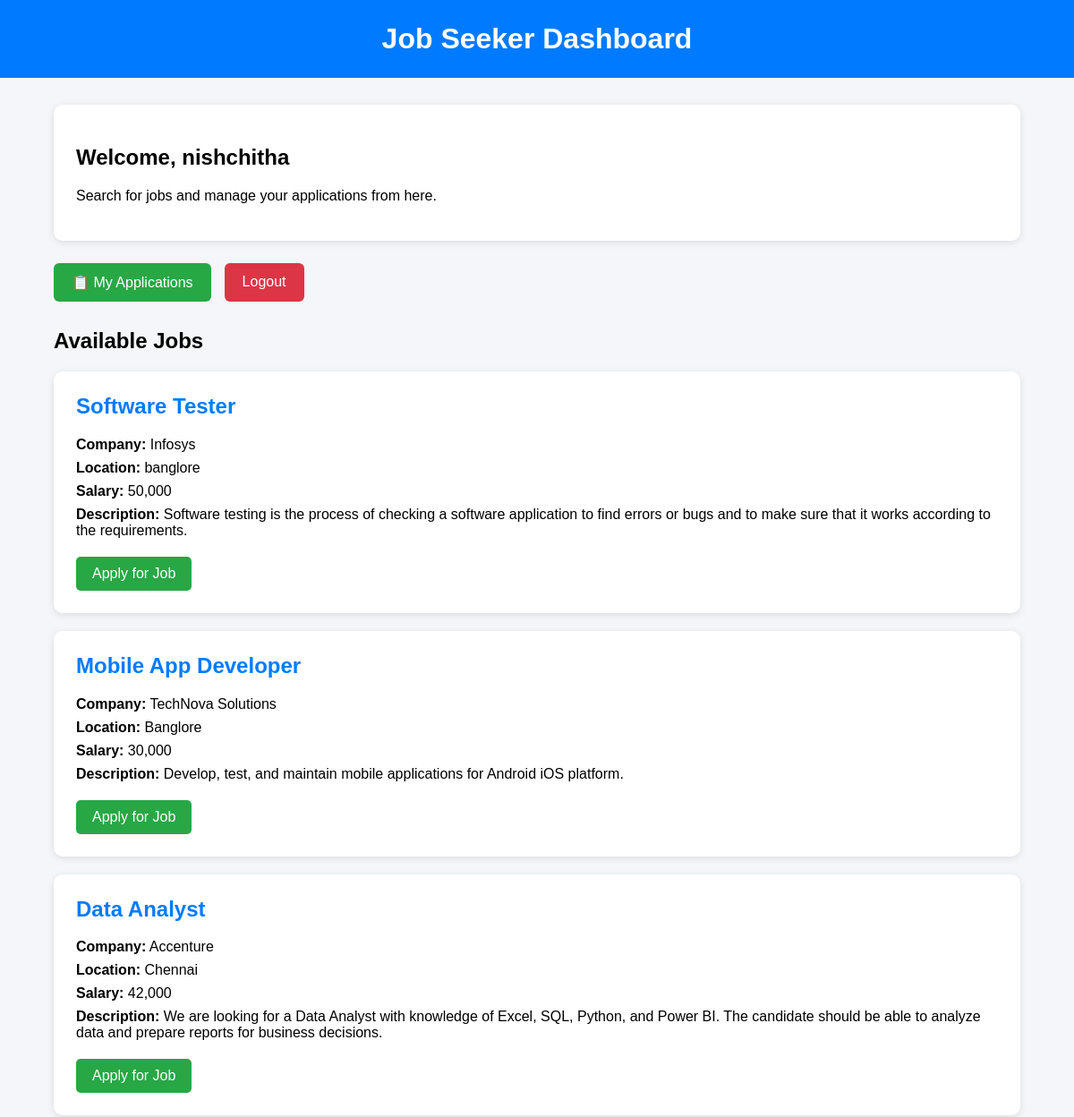
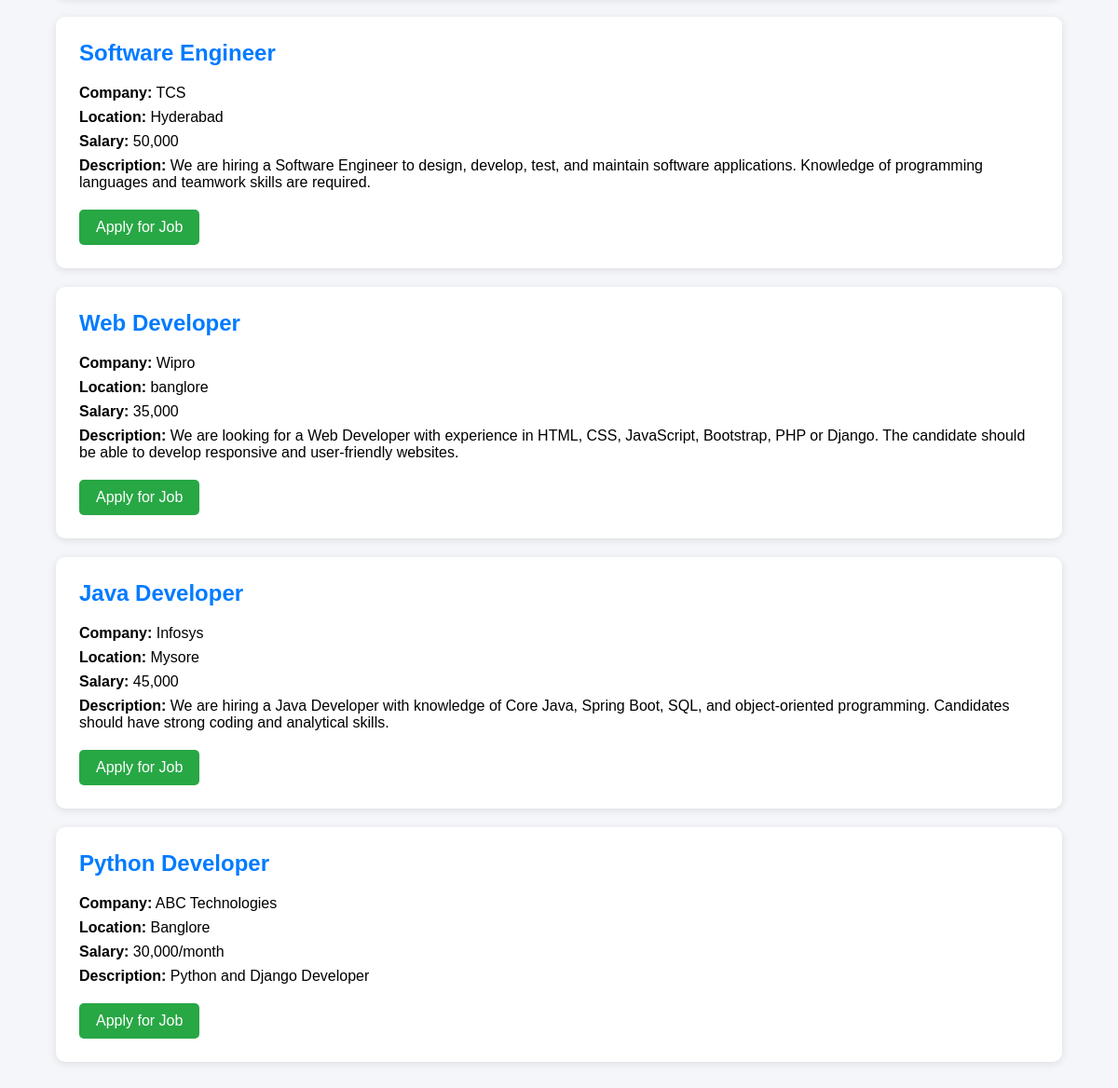
Screenshot of /dashboard/ (signed in) with the database file from the repository (2 pictures, top to bottom).
### jobapp/models.py (models this page shows, shortened)
class Job(models.Model):
    employer = models.ForeignKey(
        User,
        on_delete=models.CASCADE,
        related_name='posted_jobs',
        null=True,
        blank=True
    )
    title = models.CharField(
        max_length=100
    )
    company = models.CharField(
        max_length=100
    )
    location = models.CharField(
        max_length=100
    )
    salary = models.CharField(
        max_length=50
    )
    description = models.TextField()
    created_at = models.DateTimeField(
        auto_now_add=True
    )

### jobapp/views.py (the view)
def dashboard(request):
    if not request.user.is_authenticated:
        return redirect("job_seeker_login")
    try:
        profile = Profile.objects.get(
            user=request.user
        )
    except Profile.DoesNotExist:
        messages.error(
            request,
            "Profile not found."
        )
        return redirect("login")
    if profile.role != "job_seeker":
        return redirect("employer_dashboard")
    jobs_list = Job.objects.all().order_by("-id")
    return render(
        request,
        "seeker_dashboard.html",
        {
            "jobs": jobs_list
        }
    )

### jobapp/templates/seeker_dashboard.html (shortened to what this page needs)
<!DOCTYPE html>
<html>
<head>
</head>
<body>
<div class="header">
    <h1>Job Seeker Dashboard</h1>
</div>
<div class="container">
    <div class="welcome">
        <h2>
            Welcome, {{ request.user.username }}
        </h2>
        <p>
            Search for jobs and manage your applications from here.
        </p>
    </div>
    <div class="actions">
        <a href="{% url 'my_applications' %}">
            📋 My Applications
        </a>
        <a href="{% url 'logout' %}" class="logout">
            Logout
        </a>
    </div>
    <h2>Available Jobs</h2>
    {% for job in jobs %}
        <div class="job-card">
            <h2>{{ job.title }}</h2>
            <p>
                <strong>Company:</strong>
                {{ job.company }}
            </p>
            <p>
                <strong>Location:</strong>
                {{ job.location }}
            </p>
            <p>
                <strong>Salary:</strong>
                {{ job.salary }}
            </p>
            <p>
                <strong>Description:</strong>
                {{ job.description }}
            </p>
            <a
                href="{% url 'apply' %}?job_id={{ job.id }}"
                class="apply-btn"
            >
                Apply for Job
            </a>
        </div>
    {% endfor %}
</div>
</body>
</html>

### jobapp/templates/seeker_dashboard.html (style rules this page uses)
body { font-family: Arial, sans-serif; background: #f4f6f9; margin: 0; }
.header { background: #007bff; color: white; padding: 25px; text-align: center; }
.header h1 { margin: 0; }
.container { width: 90%; max-width: 1100px; margin: 30px auto; }
.welcome { background: white; padding: 25px; border-radius: 10px; margin-bottom: 25px; box-shadow: 0 2px 8px rgba(0,0,0,0.1); }
.actions { display: flex; gap: 15px; flex-wrap: wrap; margin-bottom: 30px; }
.actions a { text-decoration: none; color: white; padding: 12px 20px; border-radius: 6px; background: #28a745; }
.actions .logout { background: #dc3545; }
.job-card { background: white; padding: 25px; margin-bottom: 20px; border-radius: 10px; box-shadow: 0 2px 8px rgba(0,0,0,0.1); }
.job-card h2 { color: #007bff; margin-top: 0; }
.job-card p { margin: 8px 0; }
.apply-btn { display: inline-block; background: #28a745; color: white; text-decoration: none; padding: 10px 18px; border-radius: 5px; margin-top: 12px; }

### rows the page displays
Job: title "Software Tester", company "Infosys", location "banglore", salary "50,000", description "Software testing is the process of checking a software application to find errors or bugs and to make sure that it works according to the requirements."
Job: title "Mobile App Developer", company "TechNova Solutions", location "Banglore", salary "30,000", description "Develop, test, and maintain mobile applications for Android iOS platform."
Job: title "Data Analyst", company "Accenture", location "Chennai", salary "42,000", description "We are looking for a Data Analyst with knowledge of Excel, SQL, Python, and Power BI. The candidate should be able to analyze data and prepare reports for business decisions."
Job: title "Software Engineer", company "TCS", location "Hyderabad", salary "50,000", description "We are hiring a Software Engineer to design, develop, test, and maintain software applications. Knowledge of programming languages and teamwork skills are required."
Job: title "Web Developer", company "Wipro", location "banglore", salary "35,000", description "We are looking for a Web Developer with experience in HTML, CSS, JavaScript, Bootstrap, PHP or Django. The candidate should be able to develop responsive and user-friendly websites."
Job: title "Java Developer", company "Infosys", location "Mysore", salary "45,000", description "We are hiring a Java Developer with knowledge of Core Java, Spring Boot, SQL, and object-oriented programming. Candidates should have strong coding and analytical skills."
Job: title "Python Developer", company "ABC Technologies", location "Banglore", salary "30,000/month", description "Python and Django Developer"

### other values shown
{{ request.user.username }} "nishchitha"
